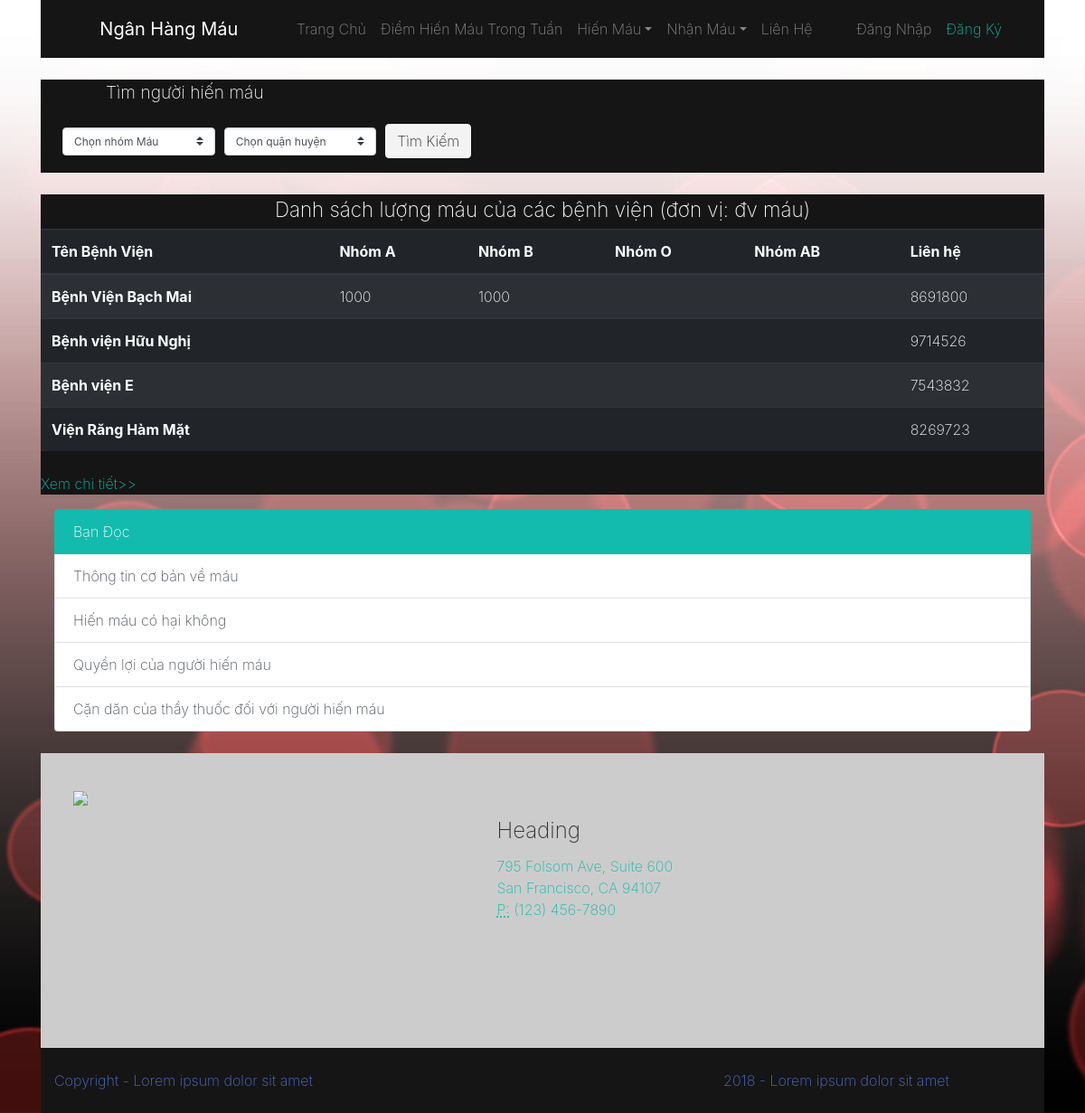
The page / on the database its author committed.
### tables this page shows
CREATE TABLE `benhvien` (
  `maBV` int(11) NOT NULL,
  `tenBV` varchar(30) NOT NULL,
  `nhomA` int(11) DEFAULT NULL,
  `nhomB` int(11) DEFAULT NULL,
  `nhomO` int(11) DEFAULT NULL,
  `nhomAB` int(11) DEFAULT NULL,
  `lienHe` varchar(30) DEFAULT NULL
);

### models/connection.php (called while the page is built, shortened)
<?php
class Database{
    public $_dbh = '';
    public $_sql = '';
    public function Database() {
        $this->_dbh = new PDO('mysql:host=localhost; dbname=nganhangmau','root','');
        $this->_dbh->query('set names "utf8"');
    }
    public function setQuery($sql) {
        $this->_sql = $sql;
    }
    public function execute($options=array()) {
        $this->_cursor = $this->_dbh->prepare($this->_sql);
        $this->_cursor->execute();
        return $this->_cursor;
    }
    public function loadAllRows($options=array()) {
        if(!$options) {
            if(!$result = $this->execute())
                return false;
        }
        else {
            if(!$result = $this->execute($options))
                return false;
        }
        return $result->fetchAll(PDO::FETCH_OBJ);
    }
}
?>

### controllers/quanhuyen_controller.php (called while the page is built)
<?php
include 'models/quanhuyen_model.php';
class C_quanhuyen {
    public function hienthi_index(){
        $quanhuyen = new M_quanhuyen();
        $bang = $quanhuyen->chon_tatca();
        return array('bang'=>$bang);
    }
}

### models/quanhuyen_model.php (called while the page is built, shortened)
<?php
include_once 'connection.php';
class M_quanhuyen extends Database {
    public function chon_tatca()
    {
        $sql = "SELECT * FROM quanhuyen";
        return $this->loadAllRows();
    }
}
?>

### models/benhvien_model.php (called while the page is built, shortened)
<?php
include_once 'connection.php';
class M_benhvien extends Database {
    public function chon_tatca($vitri=-1, $limit=-1)
    {
        $sql = "SELECT * FROM benhvien";
        if($vitri >= 0 &&  $limit > 1){
            $sql .= " LIMIT $vitri, $limit";
        }
        return $this->loadAllRows();
    }
}
?>

### controllers/benhvien_controller.php (called while the page is built, shortened)
<?php
include 'models/benhvien_model.php';
class C_benhvien{
    public function hienthi_index(){
        $benhvien = new M_benhvien();
        $bang = $benhvien->chon_tatca(0,4);
        return array('bang'=>$bang);
    }
}
?>

### index.php (the view, shortened to what this page needs)
<?php
include 'controllers/benhvien_controller.php';
include 'controllers/quanhuyen_controller.php';
$benhvien = new C_benhvien();
$noi_dung = $benhvien->hienthi_index();
$bang = $noi_dung['bang'];
$quanhuyen = new C_quanhuyen();
$nd_quanhuyen = $quanhuyen->hienthi_index();
?>
<!DOCTYPE html>
<html>
<head>
  <link rel="stylesheet" type="text/css" href="font-awesome.min.css">
  <link rel="stylesheet" type="text/css" href="bootstrap-4.1.3.css">
  <link rel="stylesheet" type="text/css" href="./public/style.css">
</head>
<body>
  <div class="container">
    <nav class="navbar navbar-expand-md navbar-dark bg-dark mb-3">
      <div class="container">
        <div class="collapse navbar-collapse" id="navbar12">
          <a class="navbar-brand d-none d-md-block" href="index.php">
            <i class="fa d-inline fa-lg fa-circle"></i>
            <b> Ngân Hàng Máu</b>
          </a>
          <ul class="navbar-nav mx-auto">
            <li class="nav-item"> <a class="nav-link" href="index.php">Trang Chủ<br></a> </li>
            <li class="nav-item"> <a class="nav-link" href="#">Điểm Hiến Máu Trong Tuần<br></a> </li>
            <li class="nav-item dropdown"> <a class="nav-link dropdown-toggle" href="#" id="navbarDropdown" role="button" data-toggle="dropdown" aria-haspopup="true" aria-expanded="false">Hiến Máu</a>
            </li>
            <li class="nav-item dropdown"> <a class="nav-link dropdown-toggle" href="#" id="navbarDropdown" role="button" data-toggle="dropdown" aria-haspopup="true" aria-expanded="false">Nhận Máu</a>
            </li>
            <li class="nav-item"> <a class="nav-link" href="#">Liên Hệ</a> </li>
          </ul>
          <?php if(!( isset($_SESSION['sessionid'] ))){ ?>
          <ul class="navbar-nav">
            <li class="nav-item"> <a class="nav-link" href="dang-nhap.php">Đăng Nhập</a> </li>
            <li class="nav-item"> <a class="nav-link text-primary" href="dang-ky.php">Đăng Ký</a> </li>
          </ul>
          <?php } ?>
        </div>
      </div>
    </nav>
    <div class="bg-dark">
      <p class="title-donor ml-5">Tìm người hiến máu</p>
      <div class="ml-3 pr-3">
        <div class="form-row">
          <div class="form-group col-lg-2">
            <select class="custom-select custom-select-sm mt-3 sl_nhommau" id="sl_nhommau">
              <option value="" selected>Chọn nhóm Máu</option>
            </select>
          </div>
          <div class="form-group col-lg-2">
            <select class="custom-select custom-select-sm mt-3 sl_quanhuyen" id="sl_quanhuyen">
              <option value="" selected>Chọn quận huyện</option>
            </select>
          </div>
          <div class="form-group col-lg-2">
              <button class="btn btn-light" type="submit" id="timkiem_hienmau" name="timkiem_hienmau">Tìm Kiếm</button>
          </div>
        </div>
      </div>
    </div>
    <div class="bg-dark mt-3">
      <p class="title-hospital">Danh sách lượng máu của các bệnh viện (đơn vị: đv máu)</p>
      <div class="content-hospital">
        <table class="table table-striped table-dark ">
        <thead>
          <tr>
            <th scope="col">Tên Bệnh Viện</th>
            <th scope="col">Nhóm A</th>
            <th scope="col">Nhóm B</th>
            <th scope="col">Nhóm O</th>
            <th scope="col">Nhóm AB</th>
            <th scope="col">Liên hệ</th>
          </tr>
        </thead>
        <tbody>
        <?php
          for($i=0; $i < count($bang); $i++) {
        ?>
            <tr>
              <th scope="row"><?php echo $bang[$i]->tenBV ?></th>
              <td><?php echo $bang[$i]->nhomA ?></td>
              <td><?php echo $bang[$i]->nhomB ?></td>
              <td><?php echo $bang[$i]->nhomO ?></td>
              <td><?php echo $bang[$i]->nhomAB ?></td>
              <td><?php echo $bang[$i]->lienHe ?></td>
            </tr>
        <?php
          }
        ?>
      </tbody>
    </table>
      </div>
      <p><a href="danh-sach-benh-vien.php">Xem chi tiết>></a></p>
    </div>
  <div>
    <div class="container">
      <div class="row">
        <div class="col-md-12 mb-3">
          <div class="list-group">
            <a href="#" class="list-group-item list-group-item-action active">Bạn Đọc</a>
            <a href="#" class="list-group-item list-group-item-action">Thông tin cơ bản về máu</a>
            <a href="#" class="list-group-item list-group-item-action">Hiến máu có hại không</a>
            <a href="#" class="list-group-item list-group-item-action">Quyền lợi của người hiến máu</a>
            <a href="#" class="list-group-item list-group-item-action">Cặn dăn của thầy thuốc đối với người hiến máu</a>
          </div>
        </div>
      </div>
    </div>
  </div>
  <div class="bg-info p-4">
    <div class="container">
      <div class="row">
        <div class="p-0 col-lg-4 col-md-6">
          <img class="img-fluid" src="https://maps.googleapis.com/maps/api/staticmap?key=AIzaSyDW8nO9JhT_pEjebobq9pgUF2cEp0EUb1I&amp;markers=folsom+Ave+san+francisco&amp;center=folsom+Ave+san+francisco&amp;zoom=16&amp;size=640x450&amp;sensor=false&amp;scale=2"> </div>
        <div class="col-md-5 align-self-center p-4 offset-md-1">
          <h4>Heading</h4>
          <p class="mb-4 text-primary">795 Folsom Ave, Suite 600 <br>San Francisco, CA 94107 <br> <abbr title="Phone">P:</abbr> (123) 456-7890 </p>
          <div class="row text-center">
            <div class="col-md-2 col-3">
              <a href="#" target="_blank"><i class="fa fa-facebook text-primary fa-2x"></i></a>
            </div>
            <div class="col-md-2 col-3">
              <a href="#" target="_blank"><i class="fa fa-twitter text-primary fa-2x"></i></a>
            </div>
            <div class="col-md-2 col-3">
              <a href="#" target="_blank"><i class="fa fa-instagram text-primary fa-2x"></i></a>
            </div>
            <div class="col-md-2 col-3">
              <a href="#" target="_blank"><i class="fa text-primary fa-2x fa-pinterest-p"></i></a>
            </div>
          </div>
        </div>
      </div>
    </div>
  </div>
  <div class="bg-dark py-3">
    <div class="container">
      <div class="row d-flex justify-content-between">
        <div class="col-lg-4 col-md-6">
          <p class="text-secondary mb-0">Copyright - Lorem ipsum dolor sit amet</p>
        </div>
        <div class="col-lg-4 col-md-6">
          <p class="text-secondary mb-0">2018 - Lorem ipsum dolor sit amet</p>
        </div>
      </div>
    </div>
  </div>
  </div>
</body>
</html>

### public/style.css (style rules this page uses)
body { background-image: url(./body-bg.jpg); background-size: cover; }
.title-donor, .title-hospital { margin: 0; color: white; font-size: 1.2em; }
.title-hospital { font-size: 1.4em; margin: 5px 0; text-align: center; }
.btn.btn-light { margin-top: 1.25em; }

### rows shown on the page
benhvien: tenBV "Bệnh Viện Bạch Mai", nhomA "1000", nhomB "1000", lienHe "8691800"
benhvien: tenBV "Bệnh viện Hữu Nghị", lienHe "9714526"
benhvien: tenBV "Bệnh viện E", lienHe "7543832"
benhvien: tenBV "Viện Răng Hàm Mặt", lienHe "8269723"
